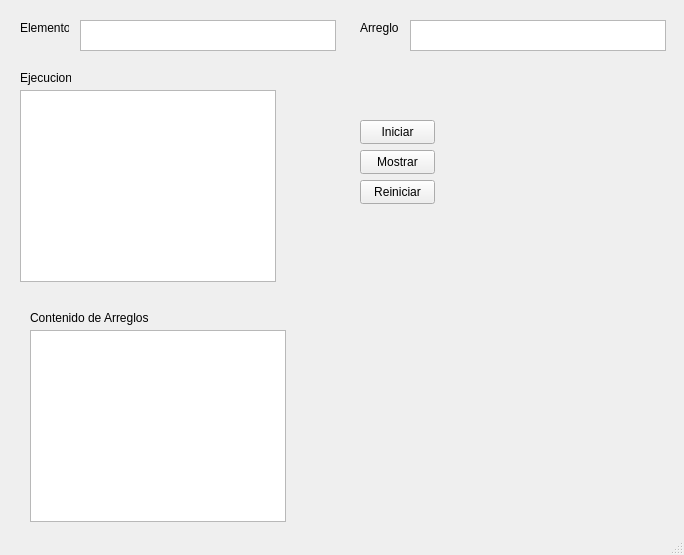
<?xml version="1.0" encoding="UTF-8"?>
<ui version="4.0">
 <class>MainWindow</class>
 <widget class="QMainWindow" name="MainWindow">
  <property name="geometry">
   <rect>
    <x>0</x>
    <y>0</y>
    <width>684</width>
    <height>555</height>
   </rect>
  </property>
  <property name="windowTitle">
   <string>MainWindow</string>
  </property>
  <widget class="QWidget" name="centralwidget">
   <widget class="QLabel" name="lblElementos">
    <property name="geometry">
     <rect>
      <x>20</x>
      <y>20</y>
      <width>49</width>
      <height>16</height>
     </rect>
    </property>
    <property name="text">
     <string>Elementos</string>
    </property>
   </widget>
   <widget class="QTextBrowser" name="txtElementos">
    <property name="geometry">
     <rect>
      <x>80</x>
      <y>20</y>
      <width>256</width>
      <height>31</height>
     </rect>
    </property>
   </widget>
   <widget class="QLabel" name="lblArreglo">
    <property name="geometry">
     <rect>
      <x>360</x>
      <y>20</y>
      <width>49</width>
      <height>16</height>
     </rect>
    </property>
    <property name="text">
     <string>Arreglo</string>
    </property>
   </widget>
   <widget class="QTextBrowser" name="txtArreglo">
    <property name="geometry">
     <rect>
      <x>410</x>
      <y>20</y>
      <width>256</width>
      <height>31</height>
     </rect>
    </property>
   </widget>
   <widget class="QLabel" name="lblEjecucion">
    <property name="geometry">
     <rect>
      <x>20</x>
      <y>70</y>
      <width>51</width>
      <height>16</height>
     </rect>
    </property>
    <property name="text">
     <string>Ejecucion</string>
    </property>
   </widget>
   <widget class="QTextBrowser" name="txtEjecucion">
    <property name="geometry">
     <rect>
      <x>20</x>
      <y>90</y>
      <width>256</width>
      <height>192</height>
     </rect>
    </property>
   </widget>
   <widget class="QPushButton" name="btnIniciar">
    <property name="geometry">
     <rect>
      <x>360</x>
      <y>120</y>
      <width>75</width>
      <height>24</height>
     </rect>
    </property>
    <property name="text">
     <string>Iniciar</string>
    </property>
   </widget>
   <widget class="QPushButton" name="btnMostrar">
    <property name="geometry">
     <rect>
      <x>360</x>
      <y>150</y>
      <width>75</width>
      <height>24</height>
     </rect>
    </property>
    <property name="text">
     <string>Mostrar</string>
    </property>
   </widget>
   <widget class="QPushButton" name="btnReiniciar">
    <property name="geometry">
     <rect>
      <x>360</x>
      <y>180</y>
      <width>75</width>
      <height>24</height>
     </rect>
    </property>
    <property name="text">
     <string>Reiniciar</string>
    </property>
   </widget>
   <widget class="QLabel" name="lblContenido">
    <property name="geometry">
     <rect>
      <x>30</x>
      <y>310</y>
      <width>131</width>
      <height>16</height>
     </rect>
    </property>
    <property name="text">
     <string>Contenido de Arreglos</string>
    </property>
   </widget>
   <widget class="QTextBrowser" name="txtContenido">
    <property name="geometry">
     <rect>
      <x>30</x>
      <y>330</y>
      <width>256</width>
      <height>192</height>
     </rect>
    </property>
   </widget>
  </widget>
  <widget class="QStatusBar" name="statusbar"/>
 </widget>
 <resources/>
 <connections/>
</ui>
